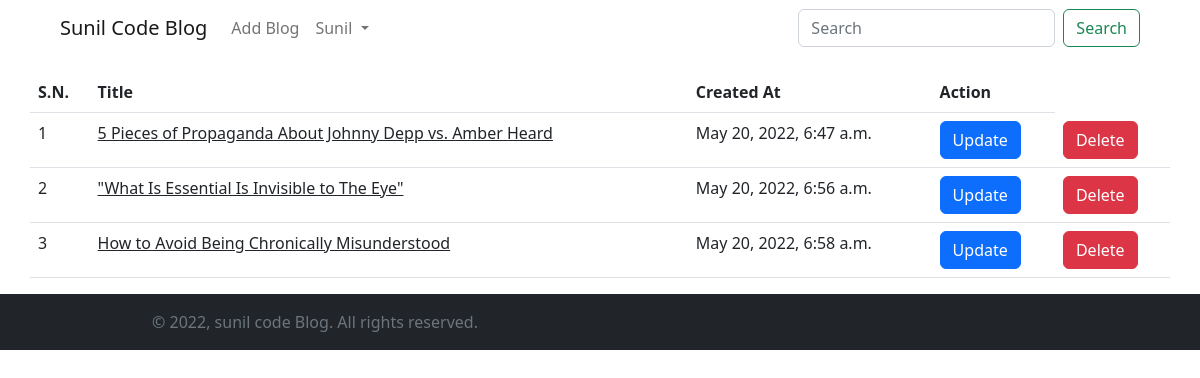
Page /see-blogs (signed in) on the earlier database version.
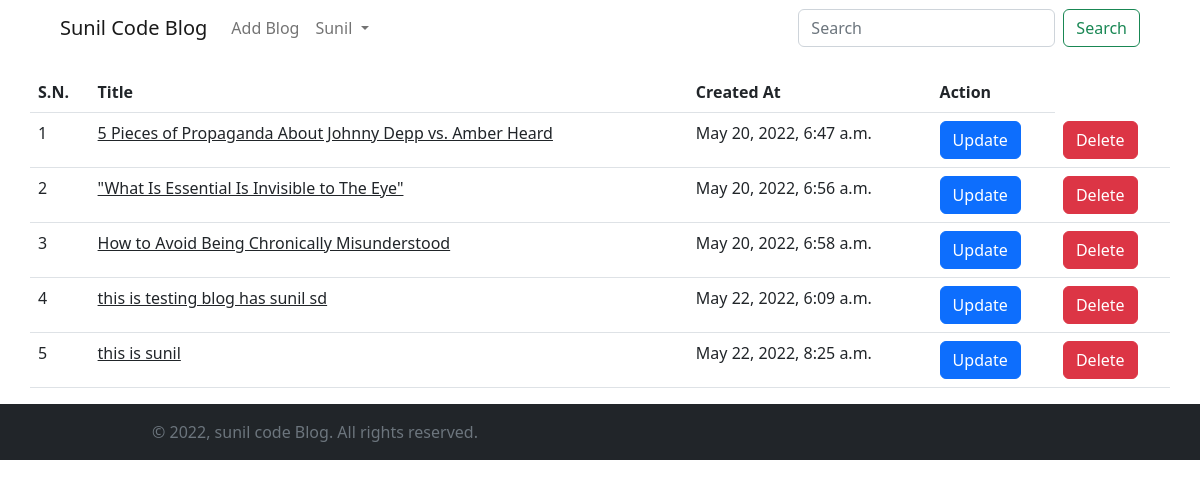
Same page on the later database version.
### miniBlog/models.py (models this page shows, shortened)
class BlogModel(models.Model):
    title=models.CharField(max_length=1000)
    content=FroalaField()
    slug=models.SlugField(max_length=1000, null=True,  blank=True)
    image=models.ImageField(upload_to='blog')
    user=models.ForeignKey(User, null=True, blank=True ,on_delete=models.CASCADE)
    created_at=models.DateTimeField(auto_now_add=True)
    upload_to=models.DateTimeField(auto_now=True)

### miniBlog/views.py (the view)
# urls.py: path('see-blogs',seeBlogs,name='seeblogs'),
def seeBlogs(request):
    if request.user.is_authenticated:
        context={}
        try:
            blog_objs=BlogModel.objects.filter(user=request.user)
            context['blog_objs']=blog_objs
        except Exception as e:
            print(e)
        return render(request,'blog/see_blogs.html' ,context)
    else:
        messages.error(request,"Please Login!")
        return redirect(home)

### templates/blog/see_blogs.html
{% extends './base.html' %}
{% block start %}
<section>
    <div class="container">
        <div class="row">
            <table class="table">
                <thead>
                  <tr>
                    <th scope="col">S.N.</th>
                    <th scope="col">Title</th>
                    <th scope="col">Created At</th>
                    <th scope="col">Action</th>
                  </tr>
                </thead>
                <tbody>
                    {% for blog in blog_objs %}
                  <tr>
                    <td>{{forloop.counter}}</td>
                    <td><a class="text-dark" href="{% url 'blog_detail' blog.slug %}">{{blog.title}}</a></td>
                    <td>{{blog.created_at}}</td>
                    <td><a href="{% url 'updateblog' blog.slug %}" class="btn btn-primary">Update</a></td>
                    <td><a href="{% url 'deleteblog' blog.slug %}" class="btn btn-danger">Delete</a></td>
                  </tr>
                  {% endfor %}
                </tbody>
              </table>
        </div>
    </div>
</section>
{% endblock  %}

Differences in the rows shown:
added BlogModel: title "this is testing blog has sunil sd", created_at "May 22, 2022, 6:09 a.m."
added BlogModel: title "this is sunil", created_at "May 22, 2022, 8:25 a.m."
